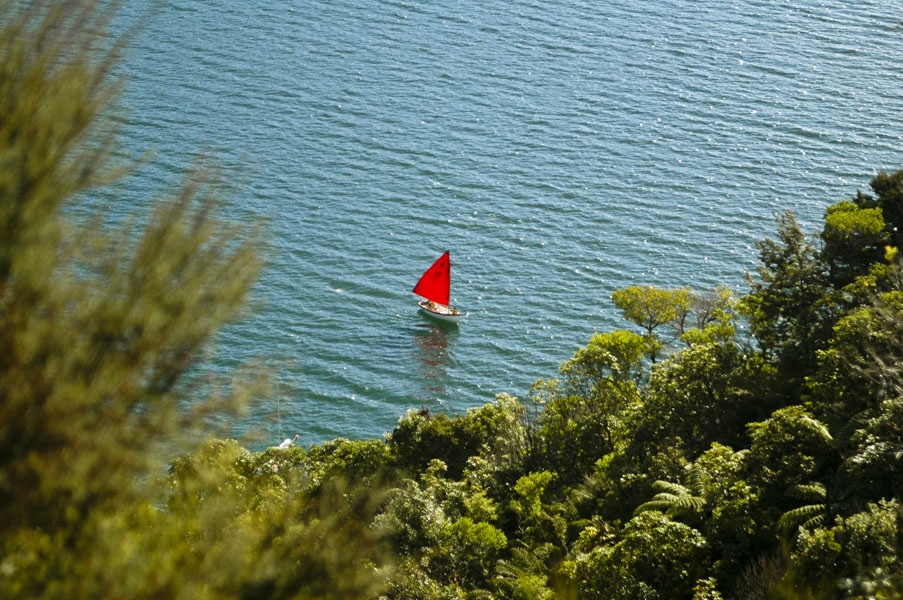
#> input picture OpenCVLearning/Images/New_Zealand_Boat.jpg, 903 x 600 px
$ jupyter execute --allow-errors basic_image_manipulation.ipynb
#> lines starting #> are read from the running program, lines starting #| are printed output that depends on the picture
[cell 1]
import cv2 as cv
import numpy as np
import matplotlib.pyplot as plt
from IPython.display import Image

[cell 2]
cb_img = cv.imread("checkerboard.png", 0)

[cell 3]
plt.imshow(cb_img, cmap = "gray")
#> (this line was passed over: IPython is not available in this run)

[cell 4]
cb_img

## Accessing and modifying Individual Pixels
Let us see how to access a pixel in the image.

For accessing any pixel in a numpy matrix, you have to use matrix notation such as matrix[r,c], where the r is the row number and c is the column number. Also note that the matrix is 0-indexed.

For example, if you want to access the first pixel, you need to specify matrix[0,0]. Let us see with some examples. We will print one black pixel from top-left and one white pixel from top-center.

[cell 5]
cb_img_copy = cb_img

#> (a cell that did not finish here is left out)

[cell 7]
plt.imshow(cb_img_copy, cmap = "gray")
#> (this line was passed over: IPython is not available in this run)

# Cropping of Image
- Cropping an image is simply achieved by selecting a specific (pixel) region of the image.

[cell 8]
nz_img = cv.imread("New_Zealand_Boat.jpg", cv.IMREAD_COLOR)
#> nz_img is the input picture: shape (600, 903, 3); mean B, G, R 96.6, 115, 98

[cell 9]
nz_img = nz_img[:, :, ::-1]
plt.imshow(nz_img)
#> (this line was passed over: IPython is not available in this run)

[cell 10]
# Cropping out
cropped_img = nz_img[200:350, 300:600]
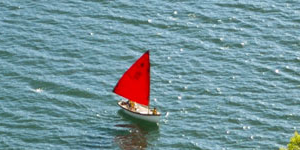
#> cropped_img: shape (150, 300, 3); mean R, G, B 115.2, 146.7, 154
plt.imshow(cropped_img)
#> (this line was passed over: IPython is not available in this run)

# Resizing image

The function **`resize`** resizes the image `src` down to or up to the specified size. The size and type are derived from the `src`,`dsize`,`fx`, and `fy`.

### <font style="color:rgb(8,133,37)">Function Syntax </font>

``` python
dst = resize( src, dsize[, dst[, fx[, fy[, interpolation]]]] )
```

`dst`: output image; it has the size dsize (when it is non-zero) or the size computed from src.size(), fx, and fy; the type of dst is the same as of src.

The function has **2 required arguments**:

1. `src`:	input image

2. `dsize`: output image size

Optional arguments that are often used include:

1. `fx`: Scale factor along the horizontal axis; when it equals 0, it is computed as (𝚍𝚘𝚞𝚋𝚕𝚎)𝚍𝚜𝚒𝚣𝚎.𝚠𝚒𝚍𝚝𝚑/𝚜𝚛𝚌.𝚌𝚘𝚕𝚜

2. `fy`: Scale factor along the vertical axis; when it equals 0, it is computed as (𝚍𝚘𝚞𝚋𝚕𝚎)𝚍𝚜𝚒𝚣𝚎.𝚑𝚎𝚒𝚐𝚑𝚝/𝚜𝚛𝚌.𝚛𝚘𝚠𝚜

The output image has the size `dsize` (when it is non-zero) or the size computed from `src.size()`, `fx`, and `fy`; the type of dst is the same as of src.

### <font style="color:rgb(8,133,37)">OpenCV Documentation</font>

**`resize()`**: <a href="https://docs.opencv.org/4.5.0/da/d54/group__imgproc__transform.html#ga47a974309e9102f5f08231edc7e7529d" target="_blank">Documentation link</a>

[cell 11]
# Method 1
resized_cropped_img_2x = cv.resize(cropped_img, None, fx = 2, fy = 2)
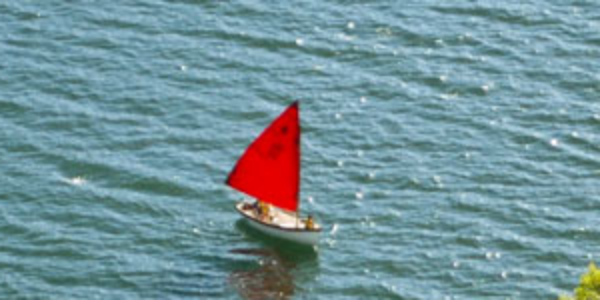
#> resized_cropped_img_2x: shape (300, 600, 3); mean R, G, B 115.2, 146.6, 153.9

plt.imshow(resized_cropped_img_2x)
#> (this line was passed over: IPython is not available in this run)

[cell 12]
# Method 2 : Specifying exact size of an image
desired_width, desired_height = 100, 100
dim = (desired_width, desired_height)

resized_cropped_region = cv.resize(cropped_img, dsize = dim, interpolation = cv.INTER_AREA)
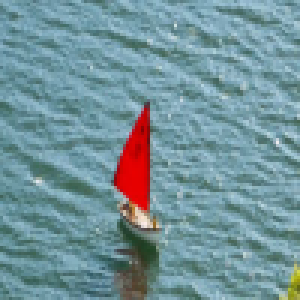
#> resized_cropped_region: shape (100, 100, 3) (shown 3 times larger); mean R, G, B 115.2, 146.7, 154
plt.imshow(resized_cropped_region)
#> (this line was passed over: IPython is not available in this run)

## Resizing while maitaining aspect ratio

[cell 13]
desired_width = 900
aspect_ratio = desired_width / cropped_img.shape[1]
#> aspect_ratio = 3
desired_height = int(cropped_img.shape[1] * aspect_ratio)
#> desired_height = 900
dim = (desired_width, desired_height)
#> dim = (900, 900)
print(dim)
#| (900, 900)
resized_cropped_region = cv.resize(cropped_img, dsize = dim, interpolation = cv.INTER_AREA)
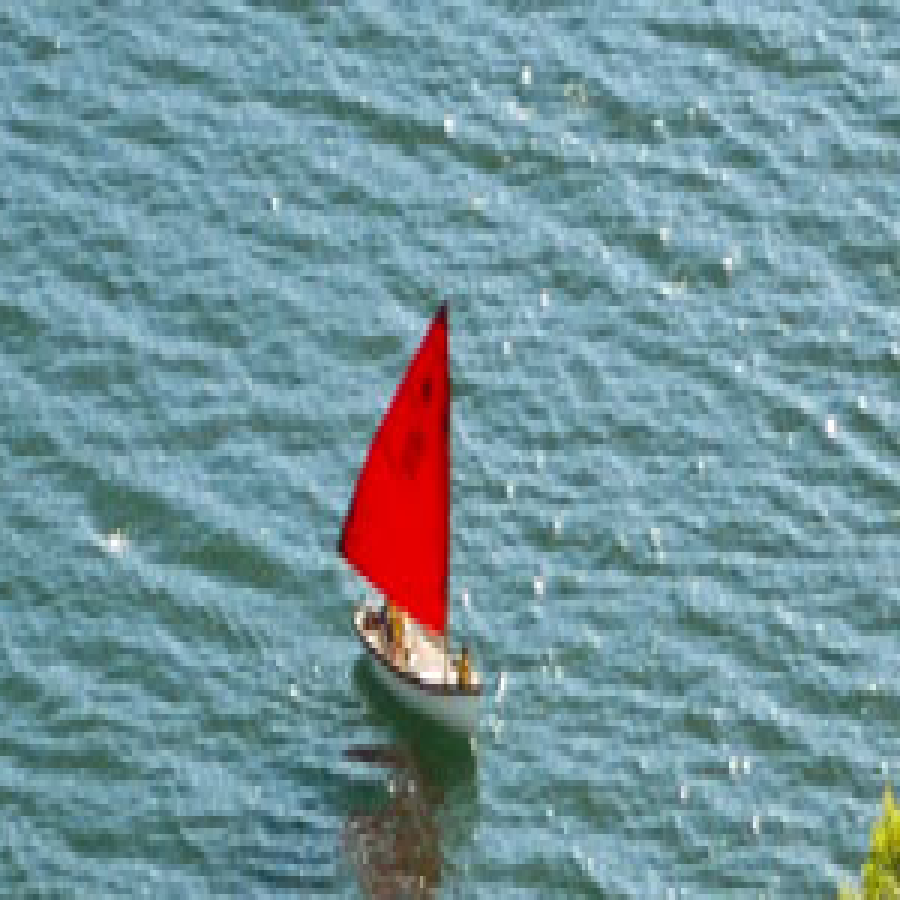
#> resized_cropped_region: shape (900, 900, 3); mean R, G, B 115.2, 146.7, 154
plt.imshow(resized_cropped_region)
#> (this line was passed over: IPython is not available in this run)

$ run again, with OpenCVLearning/Images/Apollo_11_Launch.jpg copied over OpenCVLearning/Images/New_Zealand_Boat.jpg
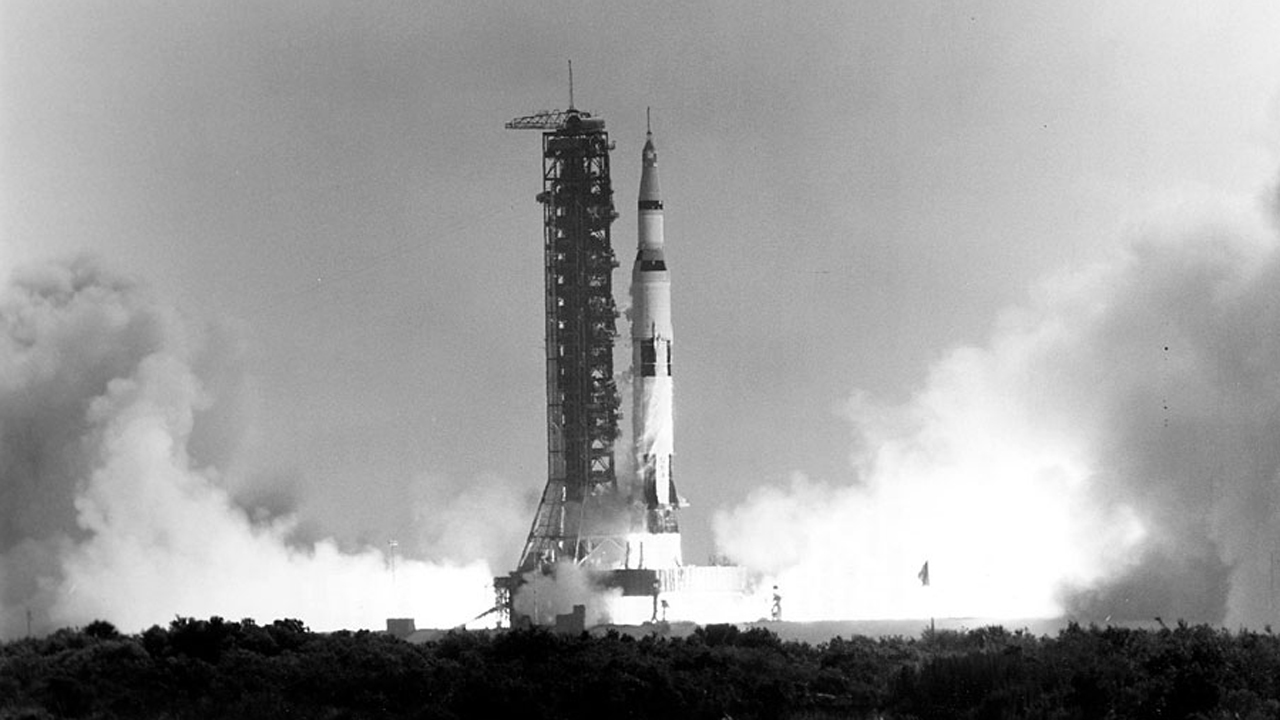
#> input picture OpenCVLearning/Images/Apollo_11_Launch.jpg, 1280 x 720 px
#> nz_img is the input picture: shape (720, 1280, 3); min 0, max 255, mean 156.2
#> `cropped_img = nz_img[200:350, 300:600]`:
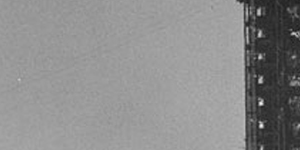
#> cropped_img: shape (150, 300, 3); min 25, max 242, mean 139.8
#> `resized_cropped_region = cv.resize(cropped_img, dsize = dim, interpola..`:
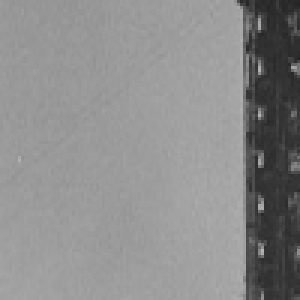
#> resized_cropped_region: shape (100, 100, 3) (shown 3 times larger); min 36, max 180, mean 139.8
#| (900, 900)

$ run again, with OpenCVLearning/Images/nature.jpg copied over OpenCVLearning/Images/New_Zealand_Boat.jpg
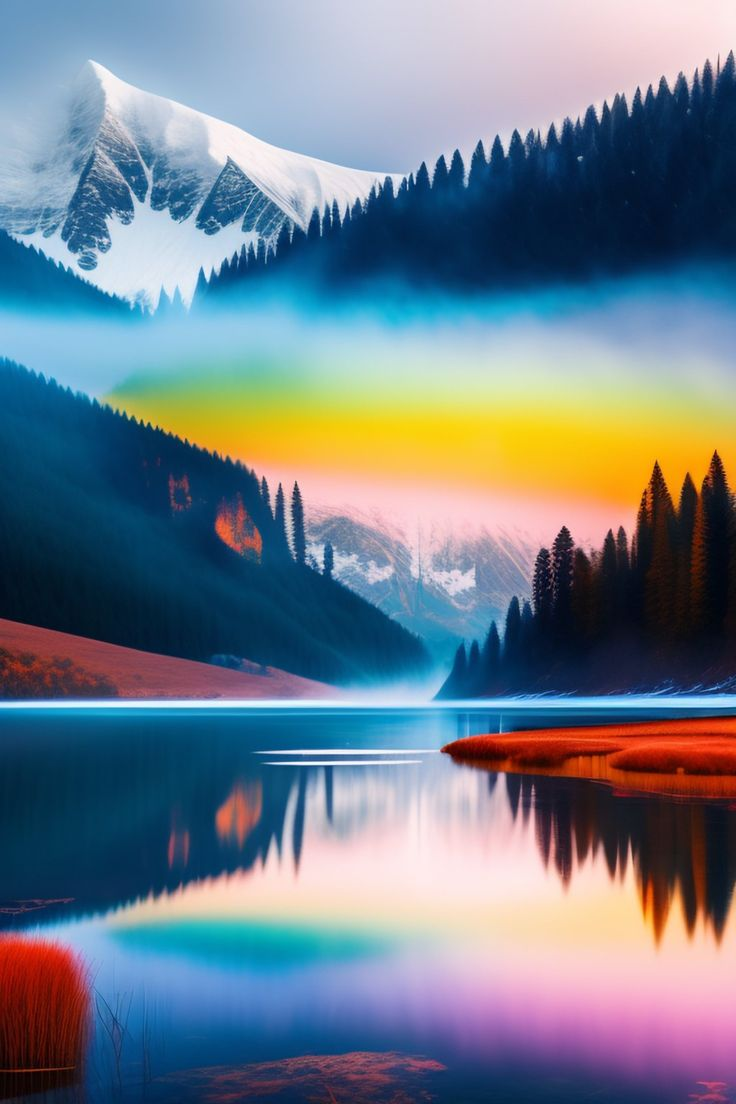
#> input picture OpenCVLearning/Images/nature.jpg, 736 x 1104 px
#> nz_img is the input picture: shape (1104, 736, 3); mean B, G, R 138.3, 125.3, 111.5
#> `cropped_img = nz_img[200:350, 300:600]`:
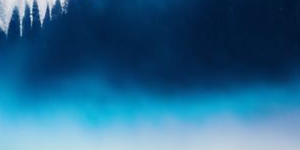
#> cropped_img: shape (150, 300, 3); mean R, G, B 39.8, 99.9, 138
#> `resized_cropped_region = cv.resize(cropped_img, dsize = dim, interpola..`:
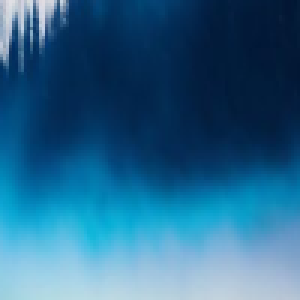
#> resized_cropped_region: shape (100, 100, 3) (shown 3 times larger); mean R, G, B 39.8, 99.9, 138
#| (900, 900)

$ run again, with OpenCVLearning/Images/coder.png saved as OpenCVLearning/Images/New_Zealand_Boat.jpg
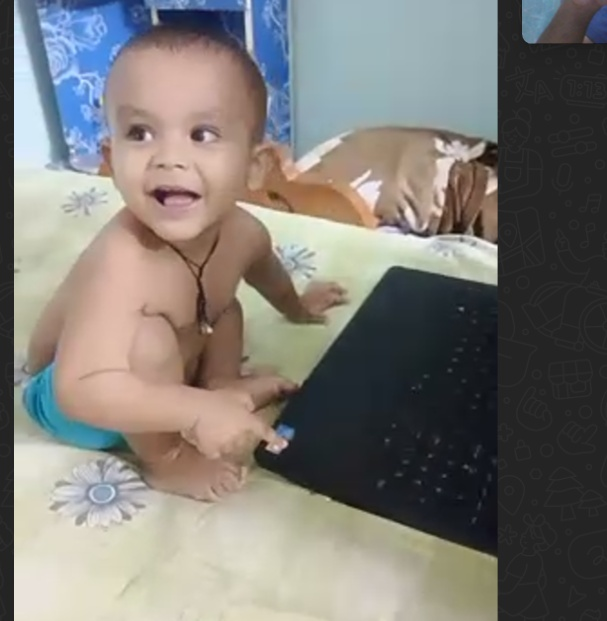
#> input picture OpenCVLearning/Images/coder.png, 607 x 621 px
#> nz_img is the input picture: shape (621, 607, 3); mean B, G, R 117.4, 122.1, 125.2
#> `cropped_img = nz_img[200:350, 300:600]`:
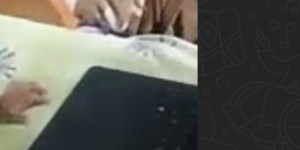
#> cropped_img: shape (150, 300, 3); mean R, G, B 95.9, 95.2, 87.8
#| (900, 900)
#> `resized_cropped_region = cv.resize(cropped_img, dsize = dim, interpola..`:
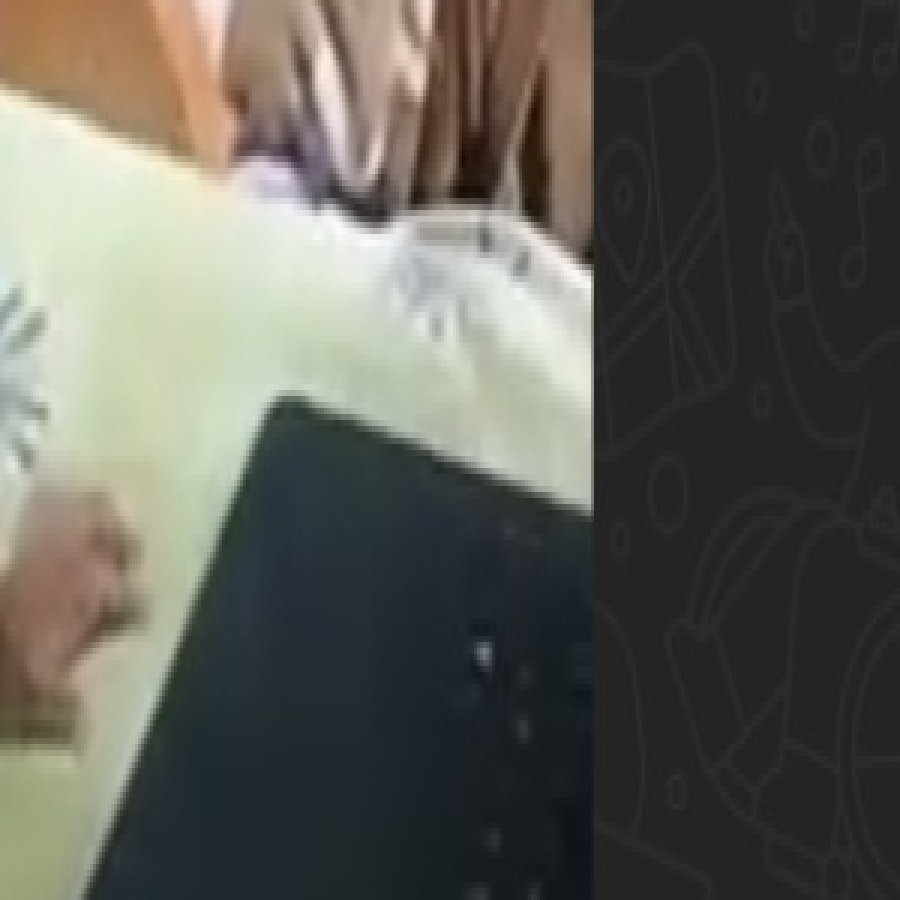
#> resized_cropped_region: shape (900, 900, 3); mean R, G, B 95.9, 95.2, 87.8
